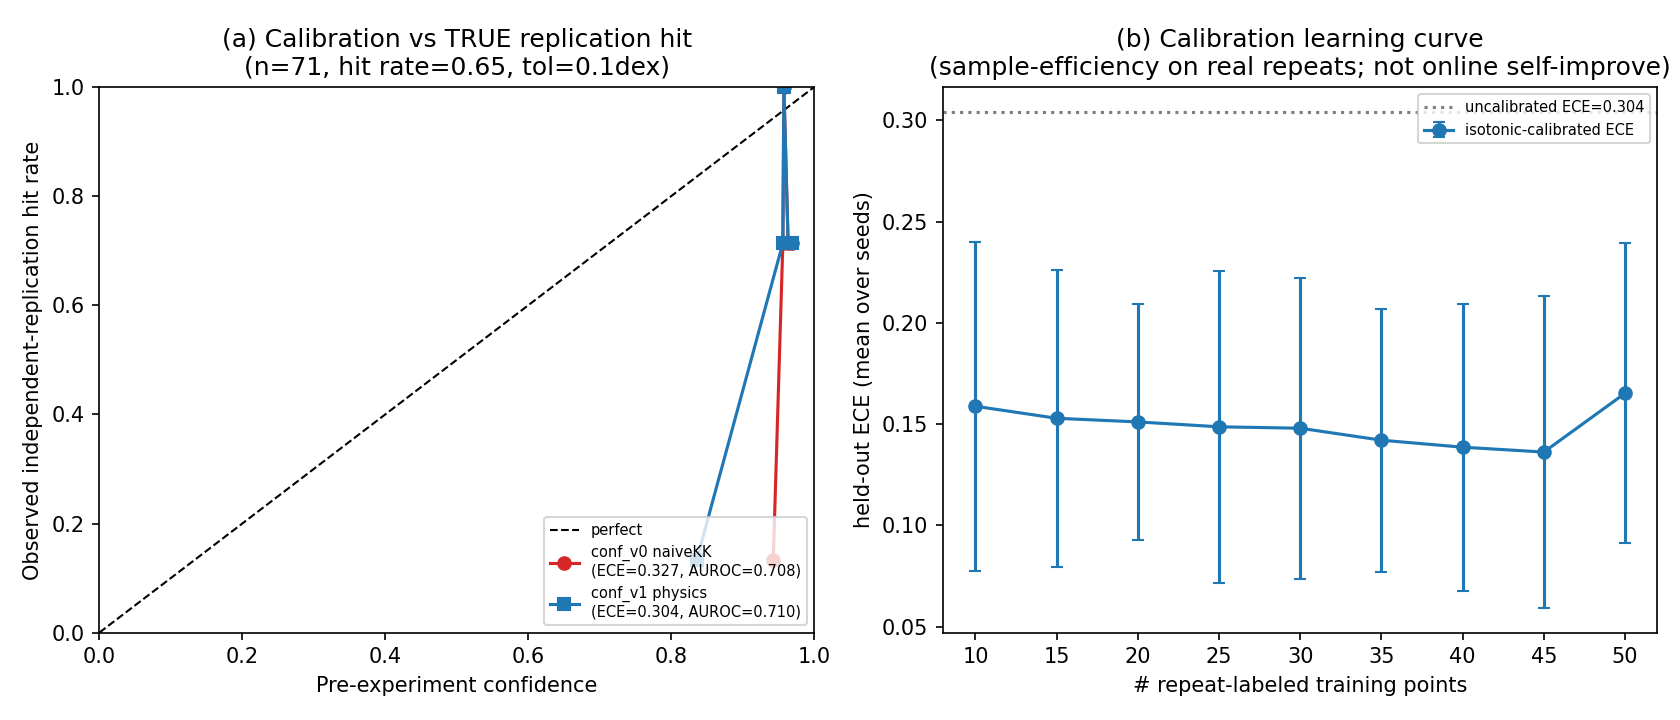

This chart was generated by the following Python code:
# -*- coding: utf-8 -*-
"""P2 / NC-命门 v2 — Calibrate measurement confidence against TRUE independent-
replication HITS (not the v0 transport self-consistency proxy), plus a calibration
*learning curve* (ECE vs amount of repeat-labeled data).

Why this is the real upgrade the plan (§11) asked for:
  * v0 (repro_and_calibration.py): label = isotonic self-consistency of ONE curve
    -> a within-curve proxy, base rate ~98%.
  * v2 (here): label = whether an INDEPENDENT repeat measurement reproduced sigma(T)
    within a pre-declared physical tolerance. This is a genuine "did the agent's
    pre-experiment confidence predict real reproducibility?" test.

Real data only (reuses repro_and_calibration's REAL per-point features + the real
repro pairs). No fabrication. If the confidence has weak predictive power, that is
reported honestly (it points to "need more repeat pairs", not a fake high number).

Outputs (this folder):
  - repro_hit_report.json         : hit rates, ECE/Brier/AUROC vs independent-replication label
  - repro_hit_calibration.png     : (a) reliability vs replication hit, (b) ECE learning curve
"""
from __future__ import annotations

import json
import sys
from pathlib import Path

import numpy as np
from sklearn.isotonic import IsotonicRegression
from sklearn.metrics import roc_auc_score

import matplotlib
matplotlib.use("Agg")
import matplotlib.pyplot as plt

HERE = Path(__file__).resolve().parent
sys.path.insert(0, str(HERE))
# reuse the REAL per-point feature/label code and the REAL repro pairing (no reimpl)
from repro_and_calibration import per_dataset_points, repro_pair  # noqa: E402

PAIRS = [
    ("lineA_LRS_6.12", "lineA_LRS_6.15_merged", "A_LRS"),
    ("lineA_starch_6.11", "lineA_starch_6.13", "A_starch"),
]
TOL_MAIN = 0.10  # |dlog10 sigma| <= 0.10 dex (~1.26x) => independent-replication HIT
TOL_SENS = 0.15  # sensitivity check (~1.41x)


def build_samples(tol: float) -> list[dict]:
    """Each matched-temperature point becomes one (confidence, replication-hit) sample.

    confidence = pre-experiment confidence from the FIRST run's QC features
    (conf_v0 = naive KK, conf_v1 = physics-aware); both computed by the v0 code.
    label (hit) = the SECOND, independent run reproduced sigma(T) within `tol` dex.
    The two come from different runs -> no leakage.
    """
    samples: list[dict] = []
    for n1, n2, group in PAIRS:
        feats = {round(r["T_C"], 1): r for r in per_dataset_points(n1, group)}
        rep = repro_pair(n1, n2)
        for mp in rep["matched_points"]:
            f = feats.get(round(mp["T1_C"], 1))
            if f is None:
                continue
            samples.append({
                "group": group,
                "T_C": round(mp["T1_C"], 1),
                "dlog10_sigma": mp["dlog10_sigma"],
                "conf_v0_naiveKK": f["conf_v0_naiveKK"],
                "conf_v1_physics": f["conf_v1_physics"],
                "hit": 1 if abs(mp["dlog10_sigma"]) <= tol else 0,
            })
    return samples


def ece_brier_auroc(conf, label, n_bins: int = 5):
    conf = np.asarray(conf, float)
    label = np.asarray(label, float)
    n = len(conf)
    qs = np.quantile(conf, np.linspace(0, 1, n_bins + 1))
    qs[0] -= 1e-9
    ece = 0.0
    bins = []
    for b in range(n_bins):
        lo, hi = qs[b], qs[b + 1]
        if hi <= lo:
            continue
        m = (conf > lo) & (conf <= hi)
        if m.sum() == 0:
            continue
        mc, ml = float(conf[m].mean()), float(label[m].mean())
        ece += (m.sum() / n) * abs(mc - ml)
        bins.append({"n": int(m.sum()), "mean_confidence": mc, "observed_hit_rate": ml})
    brier = float(np.mean((conf - label) ** 2))
    try:
        auroc = float(roc_auc_score(label, conf)) if len(set(label.tolist())) == 2 else None
    except ValueError:
        auroc = None
    return float(ece), brier, auroc, bins


def learning_curve(samples, conf_key, sizes, n_seed: int = 40):
    """ECE on a held-out set after fitting an isotonic calibrator on `size` points.

    This measures CALIBRATION SAMPLE-EFFICIENCY: does the confidence->hit mapping get
    better-calibrated as more repeat-labeled data accrues? It is NOT a claim of online
    agent self-improvement; it is a data-quantity learning curve on real repeat labels.
    """
    X = np.array([s[conf_key] for s in samples])
    y = np.array([s["hit"] for s in samples])
    n = len(X)
    out = []
    for size in sizes:
        if size >= n - 8:  # keep >=8 held-out points
            continue
        eces = []
        for seed in range(n_seed):
            rng = np.random.default_rng(seed)
            idx = rng.permutation(n)
            tr, te = idx[:size], idx[size:]
            if len(set(y[tr].tolist())) < 2:
                continue
            iso = IsotonicRegression(out_of_bounds="clip")
            iso.fit(X[tr], y[tr])
            pte = iso.predict(X[te])
            ece, _, _, _ = ece_brier_auroc(pte, y[te])
            eces.append(ece)
        if eces:
            out.append({
                "train_size": size,
                "mean_ECE": float(np.mean(eces)),
                "std_ECE": float(np.std(eces)),
                "n_seed_used": len(eces),
            })
    return out


def main() -> None:
    samples = build_samples(TOL_MAIN)
    n = len(samples)
    hits = sum(s["hit"] for s in samples)
    by_group = {}
    for s in samples:
        g = by_group.setdefault(s["group"], {"n": 0, "hit": 0})
        g["n"] += 1
        g["hit"] += s["hit"]

    conf_v0 = [s["conf_v0_naiveKK"] for s in samples]
    conf_v1 = [s["conf_v1_physics"] for s in samples]
    label = [s["hit"] for s in samples]

    ece0, brier0, auroc0, bins0 = ece_brier_auroc(conf_v0, label)
    ece1, brier1, auroc1, bins1 = ece_brier_auroc(conf_v1, label)

    # sensitivity: rebuild label at a looser tolerance
    samples_sens = build_samples(TOL_SENS)
    hits_sens = sum(s["hit"] for s in samples_sens)
    _, _, auroc1_sens, _ = ece_brier_auroc(
        [s["conf_v1_physics"] for s in samples_sens], [s["hit"] for s in samples_sens])

    sizes = [10, 15, 20, 25, 30, 35, 40, 45, 50]
    lc_v1 = learning_curve(samples, "conf_v1_physics", sizes)
    # uncalibrated baseline ECE (no isotonic, raw conf on full set) for a reference line
    base_ece_v1 = ece1

    report = {
        "label_definition": (
            f"independent-replication HIT = |dlog10 sigma(T)| <= {TOL_MAIN} dex (~1.26x) "
            "between two INDEPENDENT repeat measurements (LRS 6.12 vs 6.15_merged; "
            "starch 6.11 vs 6.13). This REPLACES the v0 within-curve self-consistency proxy."
        ),
        "n_samples": n,
        "n_hit": hits,
        "overall_hit_rate": hits / n if n else None,
        "hit_rate_by_group": {g: v["hit"] / v["n"] for g, v in by_group.items()},
        "tolerance_sensitivity": {
            "tol_main_dex": TOL_MAIN, "hit_rate_main": hits / n if n else None,
            "tol_sens_dex": TOL_SENS, "hit_rate_sens": hits_sens / len(samples_sens),
            "auroc_v1_main": auroc1, "auroc_v1_sens": auroc1_sens,
        },
        "calibration_vs_replication_hit": {
            "conf_v0_naiveKK": {"ECE": ece0, "Brier": brier0, "AUROC": auroc0, "bins": bins0},
            "conf_v1_physics": {"ECE": ece1, "Brier": brier1, "AUROC": auroc1, "bins": bins1},
        },
        "learning_curve_v1_ECE_vs_data": lc_v1,
        "uncalibrated_baseline_ECE_v1": base_ece_v1,
        "honesty_notes": (
            "Label is now a TRUE independent-replication hit (not a self-consistency "
            "proxy). N is small (two repeat pairs, ~%d matched points): metrics are an "
            "estimate, reported with per-bin n. The learning curve is calibration "
            "sample-efficiency on real repeat labels, NOT online agent self-improvement. "
            "If AUROC ~0.5, the honest reading is: current single-curve QC confidence has "
            "limited power to predict cross-run reproducibility -> motivates more repeat "
            "pairs (see experiment list)." % n
        ),
    }
    (HERE / "repro_hit_report.json").write_text(
        json.dumps(report, indent=2, ensure_ascii=False), encoding="utf-8")

    # ---- figure ----
    fig, (ax, ax2) = plt.subplots(1, 2, figsize=(11.2, 4.8))
    ax.plot([0, 1], [0, 1], "k--", lw=1, label="perfect")
    for bins, c, mk, name, ece, au in [
        (bins0, "tab:red", "o", "conf_v0 naiveKK", ece0, auroc0),
        (bins1, "tab:blue", "s", "conf_v1 physics", ece1, auroc1),
    ]:
        xs = [b["mean_confidence"] for b in bins]
        ys = [b["observed_hit_rate"] for b in bins]
        au_s = f"{au:.3f}" if au is not None else "n/a"
        ax.plot(xs, ys, mk + "-", color=c, label=f"{name}\n(ECE={ece:.3f}, AUROC={au_s})")
    ax.set_xlabel("Pre-experiment confidence")
    ax.set_ylabel("Observed independent-replication hit rate")
    ax.set_xlim(0, 1)
    ax.set_ylim(0, 1)
    ax.set_title(f"(a) Calibration vs TRUE replication hit\n(n={n}, hit rate={hits/n:.2f}, tol={TOL_MAIN}dex)")
    ax.legend(loc="lower right", fontsize=7)

    if lc_v1:
        ts = [r["train_size"] for r in lc_v1]
        me = [r["mean_ECE"] for r in lc_v1]
        se = [r["std_ECE"] for r in lc_v1]
        ax2.errorbar(ts, me, yerr=se, fmt="o-", color="tab:blue", capsize=3, label="isotonic-calibrated ECE")
        ax2.axhline(base_ece_v1, color="0.5", ls=":", label=f"uncalibrated ECE={base_ece_v1:.3f}")
        ax2.set_xlabel("# repeat-labeled training points")
        ax2.set_ylabel("held-out ECE (mean over seeds)")
        ax2.set_title("(b) Calibration learning curve\n(sample-efficiency on real repeats; not online self-improve)")
        ax2.legend(loc="upper right", fontsize=7)
    fig.tight_layout()
    fig.savefig(HERE / "repro_hit_calibration.png", dpi=150)
    plt.close(fig)

    # ---- console (REAL numbers) ----
    print("=== P2 v2: calibration vs TRUE independent-replication hit ===")
    print(f"n_samples={n}  hits={hits}  hit_rate={hits/n:.3f}  (tol={TOL_MAIN} dex)")
    for g, v in by_group.items():
        print(f"  {g}: n={v['n']} hit_rate={v['hit']/v['n']:.3f}")
    print(f"conf_v0 naiveKK : ECE={ece0:.3f} Brier={brier0:.3f} AUROC={auroc0}")
    print(f"conf_v1 physics : ECE={ece1:.3f} Brier={brier1:.3f} AUROC={auroc1}")
    print(f"tol sensitivity : main {TOL_MAIN}->hit {hits/n:.3f} AUROC {auroc1}; "
          f"sens {TOL_SENS}->hit {hits_sens/len(samples_sens):.3f} AUROC {auroc1_sens}")
    print("\nlearning curve (ECE vs #repeat-labeled training points), conf_v1:")
    for r in lc_v1:
        print(f"  size={r['train_size']:3d}  ECE={r['mean_ECE']:.3f}+-{r['std_ECE']:.3f}  "
              f"(seeds={r['n_seed_used']})")
    if lc_v1:
        print(f"  uncalibrated baseline ECE={base_ece_v1:.3f}; "
              f"first={lc_v1[0]['mean_ECE']:.3f} -> last={lc_v1[-1]['mean_ECE']:.3f}")
    print(f"\nSaved -> {HERE}")


if __name__ == "__main__":
    main()
